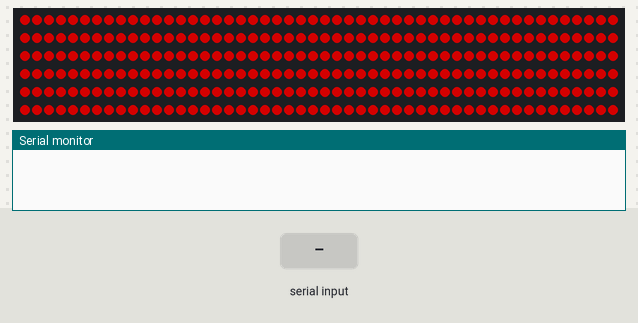
Bench run of a sketch on a simulated Arduino Uno, built with avr-gcc and run on an emulated ATmega328P. Shown: 300 RGB LEDs in strip order, left to right, continuing on the next row, the last lines printed to the serial monitor. The inputs (shaded band) are chosen by the test bench. Dim RGB values are drawn brighter than linear; random numbers use the default seed unless the sketch sets one.

Above: at 1.6 s.
At 4.7 s:
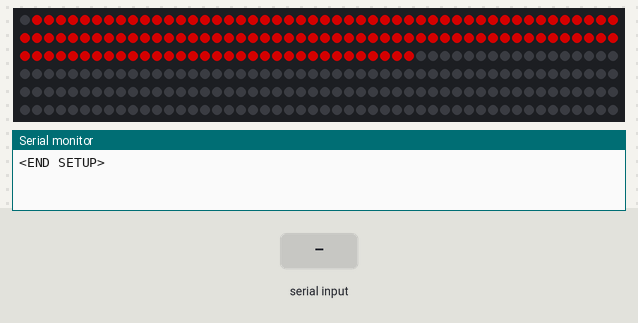
4.8 s: "30,150\n" received over Serial
At 5.26 s:
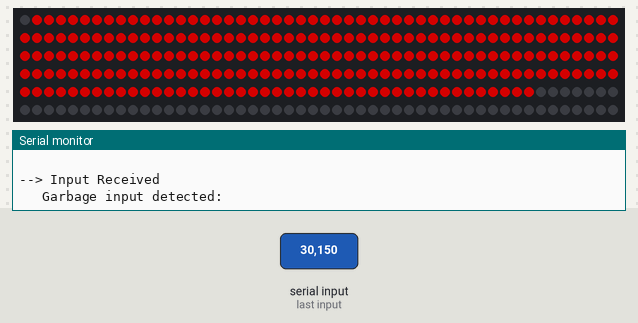
6.9 s: "90,45\n" received over Serial
Timing chart, 0 to 9.9 s (numbered marks = the images above; inputs shaded):
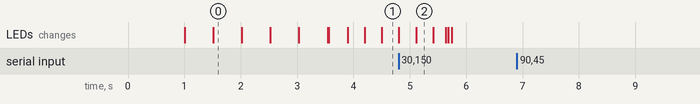

The sketch:

OOlights.ino
```cpp
// --- This basic sketch / example uses 1 LED strip with 144 Leds
// --- You can change this in vars.h inside the /include folder

// Fast LED & other system imports
#include <FastLED.h>

// Our custom defines
#include "vars.h"
#include "gradient_palettes.h"

// Our led effect classes
#include "ledeffect.h"

//#include "bpm.h"
#include "cylon.h"
#include "fire.h"
#include "firework.h"
#include "halloween.h"
#include "cubiccylon.h"
//#include "ripple.h"
//#include "strobe.h"
//#include "trails.h"
#include "temp.h"

// Create the master led array
// Declarations such as NUM_LEDS... are in variables.h
CRGBArray<NUM_LEDS> leds;
CRGBSet ledData(leds(0, NUM_LEDS));

// Create effects here:
//CylonEffect			effect0(160,4);
//FireworkEffect		effect1(0, 0);
//FireEffect			effect2(80, 90);
//HalloweenEffect		effect3(4);
//FireMirrorEffect	effect4(80,66);
//CubicCylonEffect	effect5(1, 13, false, true);
CubicCylonAmoebaEffect effect(1, 13, false, true, 4, 8, 10, 2);

// Array to hold effects
LedEffect* effects[] = { &effect };// 0, & effect1, & effect2, & effect3, & effect4, & effect5 };

const uint8_t num_effects = sizeof(effects) / sizeof(effects[0]);

void setup() {
  Serial.println("<BEGIN SETUP>");

  // Enable Serial
  Serial.begin(SERIAL_BAUDRATE);
  delay(1000);

  // Setup LEDs
  FastLED.addLeds<APA102, LED_PIN, CLOCK_PIN, GRB>(leds, NUM_LEDS);
  FastLED.setBrightness(MAX_BRIGHT);
  FastLED.setCorrection(TypicalLEDStrip);

  // Clear LEDS and then flash red, green, blue just as a quick test
  FastLED.clear(); FastLED.show(); FastLED.delay(500);

  if (STARTUP_DEBUG) {
    leds.fill_solid(CRGB::Red); FastLED.show(); FastLED.delay(500);
    leds.fill_solid(CRGB::Green); FastLED.show(); FastLED.delay(500);
    leds.fill_solid(CRGB::Blue); FastLED.show(); FastLED.delay(500);
    FastLED.clear(); FastLED.show(); FastLED.delay(500);
  }


  // Enable whatever effects we want
  effect.enable();
  //effect1.enable();
  //effect2.enable();

  Serial.println("<END SETUP>");
  Serial.println(" ");
}

void renderActiveEffects() {
  // Iterate over every effect
  for(int i=0; i<num_effects; i++) {
    // Skip inactive / disabled effects
    if (!(effects[i] -> enabled)) {
      continue;
    }

    // Call the effect's render() method, which stores the rendered led data in an instance var
    effects[i] -> render();

    // Copy the led data over to the global array (additively)
    for (uint16_t j=0; j<NUM_LEDS; j++) {
      ledData[j] += effects[i]->leddata[j];
    }
  }
}

// Handle input - just a single character.
// This could come from anywhere, but right now it's just Serial/keyboard.
void handleInput(char input) {
  Serial.println("--> Input Received");

  // Super basic right now - just enable the number specified.
  // If not 0-9, do nothing.
  // Note: 0-9 is represented by char codes 48 thru 57
  if (input < 48 || input > 57) {
    Serial.print("   Garbage input detected: ");
    Serial.println(input);
    return;
  }

  Serial.print("--> Valid input detected: ");
  Serial.println(input);

  Serial.print("--> Toggling effect ");
  Serial.println(input - 48);
  Serial.println(" ");

  effects[input - 48]->toggle();
}

// Print all current effects to console (and their status)
void displayEffectData() {
  Serial.println("--- Current Effects ---");

  for(uint8_t i=0; i<num_effects; i++){
    Serial.print("--> Effect ");
    Serial.print(i);
    Serial.print(": ");

    if (effects[i]->enabled) {
      Serial.print("enabled ");
    } else {
      Serial.print("disabled ");
    }

    Serial.println(" ");
  }

  Serial.println("-----------------------");
  Serial.println(" ");
}

// 10ms = 200fps
void loop() {
  EVERY_N_MILLIS(10) {
    //FastLED.clear();
    renderActiveEffects();
    FastLED.show();
  }

  EVERY_N_MILLIS(5000) {
    displayEffectData();
  }

  if (Serial.available() > 0) {
    handleInput(Serial.read());
  }
}
```

cubiccylon.h
```cpp
#ifndef CUBICCYLON_H
#define CUBICCYLON_H

#include <FastLED.h>
#include "vars.h"
#include "ledeffect.h"

// We subclass from the LedEffect abstract class
// CubicCylonEffect uses cubicwave8 to achieve SyFy-Approved Realistic Cylon Eyes. Supposedly.
class CubicCylonEffect : public LedEffect {
private:
	uint8_t numDots;
	uint16_t phaseOffset; // How many leds apart each set is
	uint8_t hueOffset; // How offset each dot is in hue from the other
	uint8_t bpm; // How many cycles we complete in a minute
	bool trails; // Whether or not each dot is going to have trails
	bool useORBlendMode;

public:
	// Default constructor
	// Note: many dots with trails make for a cool Aurora-like effect!
	// 48 dots with 15 bpm is pretty.
	CubicCylonEffect(uint8_t howManyDots = 1, uint8_t providedBPM = 13, bool trailsEnabled = false, bool changeBlendMode = true) {
		numDots = howManyDots;
		phaseOffset = 32678 / numDots;
		hueOffset = 255 / numDots;
		bpm = providedBPM;
		trails = trailsEnabled;
		useORBlendMode = changeBlendMode;
	}

	// Each LedEffect subclass must implement render(), which renders the next frame to the ledData array
	// Spread out the dots so they're evenly placed
	void render() {
		if (!trails) { leddata(0, NUM_LEDS - 1) = CRGB::Black; }
		else { leddata.fadeToBlackBy(20); }

		for (uint8_t i = 0; i < numDots; i++) {
			uint16_t index = beatsin16(bpm, 1, NUM_LEDS - 2, 0, phaseOffset * (i * 2));
			if (useORBlendMode) { leddata(index - 1, index + 1) |= CHSV(i * hueOffset, 255, 255); }
			else { leddata(index - 1, index + 1) = CHSV(i * hueOffset, 255, 255); }
		}
	}
};

class CubicCylonAmoebaEffect : public LedEffect {
private:
	uint8_t numDots;
	uint16_t phaseOffset; // How many leds apart each set is
	uint8_t hueOffset; // How offset each dot is in hue from the other
	uint8_t bpm; // How many cycles we complete in a minute
	bool trails; // Whether or not each dot is going to have trails
	bool useORBlendMode;
	uint8_t left_edge_max;
	uint8_t right_edge_max;
	uint8_t left_bpm;
	uint8_t right_bpm;

public:
	// Default constructor
	// Note: many dots with trails make for a cool Aurora-like effect!
	// 48 dots with 15 bpm is pretty.
	CubicCylonAmoebaEffect(uint8_t howManyDots = 1, uint8_t providedBPM = 13, bool trailsEnabled = false, bool changeBlendMode = true, uint8_t providedleft_edge_max = 4, uint8_t providedright_edge_max = 6, uint8_t providedleft_bpm = 3, uint8_t providedright_bpm = 10) {
		numDots = howManyDots;
		phaseOffset = 32678 / numDots;
		hueOffset = 255 / numDots;
		bpm = providedBPM;
		trails = trailsEnabled;
		useORBlendMode = changeBlendMode;
		left_edge_max = providedleft_edge_max;
		right_edge_max = providedright_edge_max;
		left_bpm = providedleft_bpm;
		right_bpm = providedright_bpm;
	}

	// Each LedEffect subclass must implement render(), which renders the next frame to the ledData array
	// Spread out the dots so they're evenly placed
	void render() {
		if (!trails) { leddata(0, NUM_LEDS - 1) = CRGB::Black; }
		else { leddata.fadeToBlackBy(20); }

		for (uint8_t i = 0; i < numDots; i++) {
			uint16_t index = beatsin16(bpm, left_edge_max, NUM_LEDS - right_edge_max, 0, phaseOffset * (i * 2));
			if (useORBlendMode) { leddata(index - beatsin16(4, 1, left_edge_max), index + beatsin16(6,1,right_edge_max)) |= CHSV(i * hueOffset, 255, 255); }
			else { leddata(index - beatsin16(left_bpm, 1, left_edge_max), index + beatsin16(right_bpm, 1, right_edge_max)) = CHSV(i * hueOffset, 255, 255); }
		}
	}
};


#endif
```

cylon.h
```cpp
#ifndef CYLON_H
#define CYLON_H

#include <FastLED.h>
#include "vars.h"
#include "ledeffect.h"

// We subclass from the LedEffect abstract class
class CylonEffect: public LedEffect {
  private:
    uint8_t index;
    uint8_t hue;
    char direction; // 0 = right, 1 = left

  public:
    // Default constructor - color red, 4x slowdown
    CylonEffect(uint8_t providedHue=0, uint8_t providedSpeedDivisor=4) {
      index = 0;
      direction = 0;
      counter = 0;
      speedDivisor = providedSpeedDivisor;
      hue = providedHue;
    }

    // Each LedEffect subclass must implement render(), which renders the next frame to the ledData array
    void render() {
      // At 200 fps, this goes about 4x too fast. Let's slow it down.
      // Only render once every 4 calls to render (by default, also uses provided speed divisor)
      counter++;
      if (counter%speedDivisor != 0) { return; }

      if (index == 0 && direction == 1) {
        // Going left and we're at the first led, reverse direction
        direction = 0;
      } else if (index == NUM_LEDS-1 && direction == 0) {
        // Going right and we're at the last led, reverse direction
        direction = 1;
      }

      // Increment or decrement the led per direction
      if (direction==0) { index++; } else { index--; }

      // Turn on the led.
      leddata[index] = CHSV(hue, 255, 255);

      // Fade the whole damn thing
      leddata.nscale8(225);
    }
};

#endif
```

fire.h
```cpp
#ifndef FIRE_H
#define FIRE_H

#include <FastLED.h>
#include "vars.h"
#include "ledeffect.h"

// We subclass from the LedEffect abstract class
class FireEffect: public LedEffect {
    private:
        byte heat[NUM_LEDS];
        uint8_t sparking;
        uint8_t cooling;

    public:
        // Default constructor
        FireEffect(uint8_t providedSparking = 80, uint8_t providedCooling = 90, uint8_t providedSpeedDivisor = 4){
            sparking = providedSparking;
            cooling = providedCooling;
            counter = 0;
            speedDivisor = providedSpeedDivisor;
        }

        void render(){
            counter++;
            if (counter%speedDivisor != 0) {return;}

            // Cool down every cell
            for (int i = 0; i < NUM_LEDS; i++){
                heat[i] = qsub8(heat[i], random8(0, ((cooling*10) / NUM_LEDS) + 2));
            }

            // Drift heat along strip
            for (int j = NUM_LEDS - 1; j >= 2; j--){
                heat[j] = (heat[j - 1] + heat[j - 2] + heat[j - 2]) / 3;
            }

            // Randmoly ignite new sparks at the bottom
			if (random8() < sparking) {
				uint8_t y = random8(7);
				heat[y] = qadd8(heat[y], random8(160, 255));
			}

			// Map from heat cells to LEDs
            for (int k = 0; k < NUM_LEDS; k++){
                CRGB hcolor = HeatColor(heat[k]);
                leddata[k] = CRGB(hcolor.r, hcolor.g, hcolor.b);
            }
        }
};


class FireMirrorEffect : public LedEffect {
private:
	byte heat[NUM_LEDS/2];
  uint8_t sparking;
  uint8_t cooling;

public:
	// Default constructor
	FireMirrorEffect(uint8_t providedSparking = 80, uint8_t providedCooling = 90, uint8_t providedSpeedDivisor = 4) {
		sparking = providedSparking;
		cooling = providedCooling;
		counter = 0;
		speedDivisor = providedSpeedDivisor;
	}

	void render() {
		counter++;
		if (counter % speedDivisor != 0) { return; }

		// Cool down every cell
		for (int i = 0; i < NUM_LEDS/2; i++) {
			heat[i] = qsub8(heat[i], random8(0, ((cooling * 10) / (NUM_LEDS / 2)) + 2));
		}

		// Drift heat along strip
		for (int j = (NUM_LEDS/2) - 1; j >= 2; j--) {
			heat[j] = (heat[j - 1] + heat[j - 2] + heat[j - 2]) / 3;
		}

		// Randmoly ignite new sparks at the bottom
		for (int k = 0; k < NUM_LEDS/2; k++) {
			CRGB hcolor = HeatColor(heat[k]);
			leddata[(NUM_LEDS / 2) + k] = CRGB(hcolor.r, hcolor.g, hcolor.b);
			leddata[(NUM_LEDS / 2) - 1 - k] = CRGB(hcolor.r, hcolor.g, hcolor.b);
		}
	}
};

#endif
```

firework.h
```cpp
#ifndef FIREWORK_H
#define FIREWORK_H

#include <FastLED.h>
#include "vars.h"
#include "ledeffect.h"
// Fireworks

// Stages
//  1 - FADEUP
//      - Choose a random position, fade from black to full brightness
//  2 - EXPLOSION
//      - Create sparks and give them velocities and speeds, adding them to the leds
//  3 - FADEOUT
//      - As the sparks fly away, slow them down and begin fading, but fade firework position slowest
//  4 - WAITING
//      - Wait some random amount of time before next firework

#define MAX_NUMBER_OF_SPARKS 60
#define MIN_NUMBER_OF_SPARKS 20

class FireworkEffect: public LedEffect {
    private:
        enum stage {
            FADEUP,
            EXPLOSION,
            FADEOUT,
            WAITING
        };
        uint16_t firework_position;
        uint8_t firework_hue;
        uint16_t firework_bri;
        stage current_stage;
        uint16_t max_wait = 2000;
        uint16_t min_wait = 500;
        uint32_t next_explosion_time;
        bool exploded;
        float gravity = 0.97;
        uint8_t number_of_sparks;
        float spark_position[MAX_NUMBER_OF_SPARKS];
        float spark_velocity[MAX_NUMBER_OF_SPARKS];
        bool spark_direction[MAX_NUMBER_OF_SPARKS];
        float spark_fade[MAX_NUMBER_OF_SPARKS];
        uint8_t bg_fade = 128;
        float spark_bri[MAX_NUMBER_OF_SPARKS];
        uint8_t brightest_spark;


    public:
        // Default constructor, random position
        FireworkEffect(uint16_t startPosition=0, uint8_t startHue=0, uint8_t providedSpeedDivisor=4){
            if(startPosition==0){
                firework_position = random16(10,NUM_LEDS-10);
            }else{
                firework_position = startPosition;
                }
            if(startHue==0){
                firework_hue = random8();
            } else{
                firework_hue = startHue;
                }
            counter = 0;
            speedDivisor = providedSpeedDivisor;
            current_stage = WAITING;
            next_explosion_time = random16(0,3000);
        }

        void prepare_for_explosion();
        void fadeup();
        void explosion();
        void render();
        void debug_info();
};


void FireworkEffect::prepare_for_explosion(){
    //Serial.println("Prepare for Explosion");
    random16_add_entropy(analogRead(2));
    firework_position = random16(10,NUM_LEDS-10);
    current_stage = FADEUP;
    firework_hue = random8();
    firework_bri = 0;
    exploded = false;
    fill_solid(leddata, NUM_LEDS, CRGB::Black);
}

void FireworkEffect::fadeup(){
  //Serial.println("Stage: FADEUP");
    if(exploded){
        current_stage = EXPLOSION;
        number_of_sparks = random8(MIN_NUMBER_OF_SPARKS,MAX_NUMBER_OF_SPARKS+1);
        for (uint8_t i = 0; i < number_of_sparks; i++){
            spark_position[i] = (float)firework_position;
            spark_velocity[i] = (float)(random16(10,125)) / 100;
            spark_direction[i] = random8(0,2);
            spark_fade[i] = random8(5,15);
            spark_bri[i] = 255;
        }
        leddata[firework_position] = CRGB::White;
    }
    else{
        firework_bri += 5;
        leddata[firework_position] = CHSV(firework_hue, 255, firework_bri);
        //Serial.print("firework_bri: "); Serial.println(firework_bri);
        if(firework_bri >= 255){
            exploded = true;
        }
    }
};

void FireworkEffect::explosion(){
  //Serial.println("EXPLOSION!");
    // Fade all LEDs, we will light up the sparks to their own value.
    leddata.fadeToBlackBy(bg_fade);
    brightest_spark = 0;
    for (uint8_t x = 0; x < number_of_sparks; x++){

        // Update LED data with spark position
        leddata[(int)spark_position[x]] += CHSV(firework_hue,255,(uint8_t)spark_bri[x]);

        // Change position of each spark
        if(spark_direction[x]){ spark_position[x] += spark_velocity[x];}
        else                  { spark_position[x] -= spark_velocity[x];}
        spark_position[x] = constrain(spark_position[x], 0.0, (float)(NUM_LEDS-1));

        // Decrease the spark velocity
        spark_velocity[x] *= gravity;

        // Decrease spark brightness. Fade value of 1 is 1415 frames, 2 is 706 frames, 3 is 470, 10 is 139
        spark_bri[x] *= (1 - (spark_fade[x] / 256));

        // Determine brighest spark to see when they are all at 0 brightness.
        if((uint8_t)spark_bri[x] > brightest_spark){brightest_spark = (uint8_t)spark_bri[x];}
    }
    if (brightest_spark <= 0){
        fill_solid(leddata,NUM_LEDS,CRGB::Black);
        current_stage = WAITING;
        next_explosion_time = millis() + random16(min_wait + max_wait);
    }
};

void FireworkEffect::render(){
    counter++;
    if (counter%speedDivisor != 0) {return;}

    if(current_stage == WAITING){
      //Serial.println("WAITING");
        if(millis() >= next_explosion_time){
            prepare_for_explosion();
        }
    }
    else if (current_stage == FADEUP){
        fadeup();
    }
    else if (current_stage == EXPLOSION){
        explosion();
    }
    else {
        Serial.println("How did you get here?");
    }
};


#endif
```

ledeffect.h
```cpp
#ifndef LED_EFFECT_H
#define LED_EFFECT_H

#include <FastLED.h>
#include "vars.h"

// This is the LedEffect abstract class. All other led effects should implement the required functions here.
class LedEffect {
  protected:
    // The speed divisor controls how fast the effect runs.
    // Higher speed divisor = slower effect.
    // 1 = full speed.
    uint8_t speedDivisor;

    // The counter is used with the speed divisor to track how many times
    // we've called into render(); we only render when counter%speedDivisor=0 is true.
    uint8_t counter;

  public:
    // Whether or not the effect is enabled or not.
    // Disabled effects are not called into from the main loop.
    bool enabled;

    // Each effect has its own leddata storage, which is populated when render() is called.
    CRGBArray<NUM_LEDS> leddata;

    // Each effect class must implement render(), which populates the led array when called.
    virtual void render() = 0;

    // Some premade functions for every class:
    void enable() {
      enabled = true;
    }

    void disable() {
      enabled = false;
    }

    void toggle() {
      enabled = !enabled;
    }
};

// That's it! Any class that implements this interface just has to impelement render.
#endif
```

temp.h
```cpp
#ifndef TEMP_H
#define TEMP_H

#include <FastLED.h>
#include "vars.h"
#include "ledeffect.h"

class TestEffect : public LedEffect {

private:
	uint8_t bpm;
	uint8_t bpm2;
	uint16_t index;

public:
	TestEffect(uint8_t providedBpm, uint8_t providedBpm2) {
		bpm = providedBpm;
		bpm2 = providedBpm2;
	}

	void render() {
		index = beatsin16(bpm, 1, 100,0, beatsin16(bpm2));
		Serial.println(index);
	}
};


#endif
```

vars.h
```cpp
// QUICK CHANGE variables
#define NUM_LEDS 300
#define LED_PIN 7
#define CLOCK_PIN 14
#define STARTUP_DEBUG true
#define MAX_BRIGHT 128
#define SERIAL_BAUDRATE 115200
// QUICK CHANGE VARIABLES
```

Source omitted: ent_palettes.h (data table, 65344 bytes), halloween.h (1550 bytes)

Measured:
- what the display in image 0 shows lasts 0.5 s, from 1.5 s to 2.0 s
